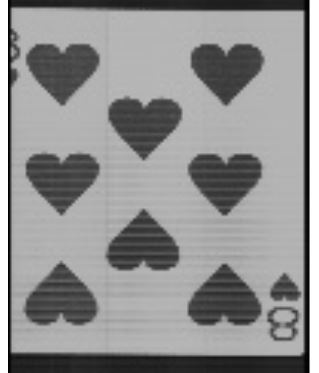
#> input picture OpenCV-Playing-Card-Detector-master/heart8.JPG, 319 x 373 px, found by its file name
$ python test.py   (older library calls are emulated)
#> lines starting #> are read from the running program, lines starting #| are printed output that depends on the picture; after the words box and inside, x2 and y2 are one past the last pixel; in counts of white or black regions, pixels touching at a corner belong together
### OpenCV-Playing-Card-Detector-master/Cards.py
############## Playing Card Detector Functions ###############
#
# Author: Evan Juras
# Date: 9/5/17
# Description: Functions and classes for CardDetector.py that perform
# various steps of the card detection algorithm


# Import necessary packages
import numpy as np
import cv2
import time

### Constants ###

# Adaptive threshold levels
BKG_THRESH = 60
CARD_THRESH = 30

# Width and height of card corner, where rank and suit are
CORNER_WIDTH = 32
CORNER_HEIGHT = 84

# Dimensions of rank train images
RANK_WIDTH = 70
RANK_HEIGHT = 125

# Dimensions of suit train images
SUIT_WIDTH = 70
SUIT_HEIGHT = 100

RANK_DIFF_MAX = 2000
SUIT_DIFF_MAX = 700

CARD_MAX_AREA = 1200000
CARD_MIN_AREA = 10000

font = cv2.FONT_HERSHEY_SIMPLEX

### Structures to hold query card and train card information ###

class Query_card:
    """Structure to store information about query cards in the camera image."""

    def __init__(self):
        self.contour = [] # Contour of card
        self.width, self.height = 0, 0 # Width and height of card
        self.corner_pts = [] # Corner points of card
        self.center = [] # Center point of card
        self.warp = [] # 200x300, flattened, grayed, blurred image
        self.rank_img = [] # Thresholded, sized image of card's rank
        self.suit_img = [] # Thresholded, sized image of card's suit
        self.best_rank_match = "Unknown" # Best matched rank
        self.best_suit_match = "Unknown" # Best matched suit
        self.rank_diff = 0 # Difference between rank image and best matched train rank image
        self.suit_diff = 0 # Difference between suit image and best matched train suit image

class Train_ranks:
    """Structure to store information about train rank images."""

    def __init__(self):
        self.img = [] # Thresholded, sized rank image loaded from hard drive
        self.name = "Placeholder"

class Train_suits:
    """Structure to store information about train suit images."""

    def __init__(self):
        self.img = [] # Thresholded, sized suit image loaded from hard drive
        self.name = "Placeholder"

### Functions ###
def load_ranks(filepath):
    """Loads rank images from directory specified by filepath. Stores
    them in a list of Train_ranks objects."""

    train_ranks = []
    i = 0

    for Rank in ['Ace','Two','Three','Four','Five','Six','Seven',
                 'Eight','Nine','Ten','Jack','Queen','King']:
        train_ranks.append(Train_ranks())
        train_ranks[i].name = Rank
        filename = Rank + '.jpg'
        train_ranks[i].img = cv2.imread(filepath+filename, cv2.IMREAD_GRAYSCALE)
        i = i + 1
#> i = 1

    return train_ranks

def load_suits(filepath):
    """Loads suit images from directory specified by filepath. Stores
    them in a list of Train_suits objects."""

    train_suits = []
    i = 0

    for Suit in ['Spades','Diamonds','Clubs','Hearts']:
        train_suits.append(Train_suits())
        train_suits[i].name = Suit
        filename = Suit + '.jpg'
        train_suits[i].img = cv2.imread(filepath+filename, cv2.IMREAD_GRAYSCALE)
        i = i + 1

    return train_suits

def preprocess_image(image):
    """Returns a grayed, blurred, and adaptively thresholded camera image."""

    gray = cv2.cvtColor(image,cv2.COLOR_BGR2GRAY)
    blur = cv2.GaussianBlur(gray,(5,5),0)

    # The best threshold level depends on the ambient lighting conditions.
    # For bright lighting, a high threshold must be used to isolate the cards
    # from the background. For dim lighting, a low threshold must be used.
    # To make the card detector independent of lighting conditions, the
    # following adaptive threshold method is used.
    #
    # A background pixel in the center top of the image is sampled to determine
    # its intensity. The adaptive threshold is set at 50 (THRESH_ADDER) higher
    # than that. This allows the threshold to adapt to the lighting conditions.
    img_w, img_h = np.shape(image)[:2]
    bkg_level = gray[int(img_h/100)][int(img_w/2)]
    thresh_level = bkg_level + BKG_THRESH

    retval, thresh = cv2.threshold(blur,thresh_level,255,cv2.THRESH_BINARY)

    return thresh

def find_cards(thresh_image):
    """Finds all card-sized contours in a thresholded camera image.
    Returns the number of cards, and a list of card contours sorted
    from largest to smallest."""

    # Find contours and sort their indices by contour size
    # dummy,cnts,hier = cv2.findContours(thresh_image, cv2.RETR_TREE, cv2.CHAIN_APPROX_SIMPLE)
    cnts,hier = cv2.findContours(thresh_image, cv2.RETR_TREE, cv2.CHAIN_APPROX_SIMPLE)
    index_sort = sorted(range(len(cnts)), key=lambda i : cv2.contourArea(cnts[i]),reverse=True)

    # If there are no contours, do nothing
    if len(cnts) == 0:
        return [], []

    # Otherwise, initialize empty sorted contour and hierarchy lists
    cnts_sort = []
    hier_sort = []
    cnt_is_card = np.zeros(len(cnts),dtype=int)

    # Fill empty lists with sorted contour and sorted hierarchy. Now,
    # the indices of the contour list still correspond with those of
    # the hierarchy list. The hierarchy array can be used to check if
    # the contours have parents or not.
    for i in index_sort:
        cnts_sort.append(cnts[i])
        hier_sort.append(hier[0][i])

    # Determine which of the contours are cards by applying the
    # following criteria: 1) Smaller area than the maximum card size,
    # 2), bigger area than the minimum card size, 3) have no parents,
    # and 4) have four corners
    print(len(cnts_sort))

    for i in range(len(cnts_sort)):
        size = cv2.contourArea(cnts_sort[i])
        peri = cv2.arcLength(cnts_sort[i],True)
        approx = cv2.approxPolyDP(cnts_sort[i],0.01*peri,True)
        print(size)
        if ((size < CARD_MAX_AREA) and (size > CARD_MIN_AREA)
            and (hier_sort[i][3] == -1) and (len(approx) == 4)):
            cnt_is_card[i] = 1

    return cnts_sort, cnt_is_card

def preprocess_card(contour, image):
    """Uses contour to find information about the query card. Isolates rank
    and suit images from the card."""

    # Initialize new Query_card object
    qCard = Query_card()

    qCard.contour = contour

    # Find perimeter of card and use it to approximate corner points
    peri = cv2.arcLength(contour,True)
    approx = cv2.approxPolyDP(contour,0.01*peri,True)
    pts = np.float32(approx)
    qCard.corner_pts = pts

    # Find width and height of card's bounding rectangle
    x,y,w,h = cv2.boundingRect(contour)
    qCard.width, qCard.height = w, h

    # Find center point of card by taking x and y average of the four corners.
    average = np.sum(pts, axis=0)/len(pts)
    cent_x = int(average[0][0])
    cent_y = int(average[0][1])
    qCard.center = [cent_x, cent_y]

    # Warp card into 200x300 flattened image using perspective transform
    qCard.warp = flattener(image, pts, w, h)

    # Grab corner of warped card image and do a 4x zoom
    Qcorner = qCard.warp[0:CORNER_HEIGHT, 0:CORNER_WIDTH]
    Qcorner_zoom = cv2.resize(Qcorner, (0,0), fx=4, fy=4)

    # Sample known white pixel intensity to determine good threshold level
    white_level = Qcorner_zoom[15,int((CORNER_WIDTH*4)/2)]
    thresh_level = white_level - CARD_THRESH
    if (thresh_level <= 0):
        thresh_level = 1
    retval, query_thresh = cv2.threshold(Qcorner_zoom, thresh_level, 255, cv2. THRESH_BINARY_INV)

    # Split in to top and bottom half (top shows rank, bottom shows suit)
    Qrank = query_thresh[20:185, 0:128]
    Qsuit = query_thresh[186:336, 0:128]

    # Find rank contour and bounding rectangle, isolate and find largest contour
    Qrank_cnts, hier = cv2.findContours(Qrank, cv2.RETR_TREE,cv2.CHAIN_APPROX_SIMPLE)
    Qrank_cnts = sorted(Qrank_cnts, key=cv2.contourArea,reverse=True)

    # Find bounding rectangle for largest contour, use it to resize query rank
    # image to match dimensions of the train rank image
    if len(Qrank_cnts) != 0:
        x1,y1,w1,h1 = cv2.boundingRect(Qrank_cnts[0])
        Qrank_roi = Qrank[y1:y1+h1, x1:x1+w1]
        Qrank_sized = cv2.resize(Qrank_roi, (RANK_WIDTH,RANK_HEIGHT), 0, 0)
        qCard.rank_img = Qrank_sized

    # Find suit contour and bounding rectangle, isolate and find largest contour
    Qsuit_cnts, hier = cv2.findContours(Qsuit, cv2.RETR_TREE,cv2.CHAIN_APPROX_SIMPLE)
    Qsuit_cnts = sorted(Qsuit_cnts, key=cv2.contourArea,reverse=True)

    # Find bounding rectangle for largest contour, use it to resize query suit
    # image to match dimensions of the train suit image
    if len(Qsuit_cnts) != 0:
        x2,y2,w2,h2 = cv2.boundingRect(Qsuit_cnts[0])
        Qsuit_roi = Qsuit[y2:y2+h2, x2:x2+w2]
        Qsuit_sized = cv2.resize(Qsuit_roi, (SUIT_WIDTH, SUIT_HEIGHT), 0, 0)
        qCard.suit_img = Qsuit_sized

    return qCard

def match_card(qCard, train_ranks, train_suits):
    """Finds best rank and suit matches for the query card. Differences
    the query card rank and suit images with the train rank and suit images.
    The best match is the rank or suit image that has the least difference."""

    best_rank_match_diff = 10000
    best_suit_match_diff = 10000
    best_rank_match_name = "Unknown"
    best_suit_match_name = "Unknown"
    i = 0

    # If no contours were found in query card in preprocess_card function,
    # the img size is zero, so skip the differencing process
    # (card will be left as Unknown)
    if (len(qCard.rank_img) != 0) and (len(qCard.suit_img) != 0):

        # Difference the query card rank image from each of the train rank images,
        # and store the result with the least difference
        for Trank in train_ranks:

                diff_img = cv2.absdiff(qCard.rank_img, Trank.img)
                rank_diff = int(np.sum(diff_img)/255)

                if rank_diff < best_rank_match_diff:
                    best_rank_diff_img = diff_img
                    best_rank_match_diff = rank_diff
                    best_rank_name = Trank.name

        # Same process with suit images
        for Tsuit in train_suits:

                diff_img = cv2.absdiff(qCard.suit_img, Tsuit.img)
                suit_diff = int(np.sum(diff_img)/255)

                if suit_diff < best_suit_match_diff:
                    best_suit_diff_img = diff_img
                    best_suit_match_diff = suit_diff
                    best_suit_name = Tsuit.name

    # Combine best rank match and best suit match to get query card's identity.
    # If the best matches have too high of a difference value, card identity
    # is still Unknown
    if (best_rank_match_diff < RANK_DIFF_MAX):
        best_rank_match_name = best_rank_name

    if (best_suit_match_diff < SUIT_DIFF_MAX):
        best_suit_match_name = best_suit_name

    # Return the identiy of the card and the quality of the suit and rank match
    print(best_rank_match_name, best_suit_match_name, best_rank_match_diff, best_suit_match_diff)
    return best_rank_match_name, best_suit_match_name, best_rank_match_diff, best_suit_match_diff


# [25 lines left out: function draw_results, not called in this run]

def flattener(image, pts, w, h):
    """Flattens an image of a card into a top-down 200x300 perspective.
    Returns the flattened, re-sized, grayed image.
    See www.pyimagesearch.com/2014/08/25/4-point-opencv-getperspective-transform-example/"""
    temp_rect = np.zeros((4,2), dtype = "float32")

    s = np.sum(pts, axis = 2)

    tl = pts[np.argmin(s)]
    br = pts[np.argmax(s)]

    diff = np.diff(pts, axis = -1)
    tr = pts[np.argmin(diff)]
    bl = pts[np.argmax(diff)]

    # Need to create an array listing points in order of
    # [top left, top right, bottom right, bottom left]
    # before doing the perspective transform

    if w <= 0.8*h: # If card is vertically oriented
        temp_rect[0] = tl
        temp_rect[1] = tr
        temp_rect[2] = br
        temp_rect[3] = bl

    if w >= 1.2*h: # If card is horizontally oriented
        temp_rect[0] = bl
        temp_rect[1] = tl
        temp_rect[2] = tr
        temp_rect[3] = br

    # If the card is 'diamond' oriented, a different algorithm
    # has to be used to identify which point is top left, top right
    # bottom left, and bottom right.

    if w > 0.8*h and w < 1.2*h: #If card is diamond oriented
        # If furthest left point is higher than furthest right point,
        # card is tilted to the left.
        if pts[1][0][1] <= pts[3][0][1]:
            # If card is titled to the left, approxPolyDP returns points
            # in this order: top right, top left, bottom left, bottom right
            temp_rect[0] = pts[1][0] # Top left
            temp_rect[1] = pts[0][0] # Top right
            temp_rect[2] = pts[3][0] # Bottom right
            temp_rect[3] = pts[2][0] # Bottom left

        # If furthest left point is lower than furthest right point,
        # card is tilted to the right
        if pts[1][0][1] > pts[3][0][1]:
            # If card is titled to the right, approxPolyDP returns points
            # in this order: top left, bottom left, bottom right, top right
            temp_rect[0] = pts[0][0] # Top left
            temp_rect[1] = pts[3][0] # Top right
            temp_rect[2] = pts[2][0] # Bottom right
            temp_rect[3] = pts[1][0] # Bottom left


    maxWidth = 200
    maxHeight = 300

    # Create destination array, calculate perspective transform matrix,
    # and warp card image
    dst = np.array([[0,0],[maxWidth-1,0],[maxWidth-1,maxHeight-1],[0, maxHeight-1]], np.float32)
    M = cv2.getPerspectiveTransform(temp_rect,dst)
    warp = cv2.warpPerspective(image, M, (maxWidth, maxHeight))
    warp = cv2.cvtColor(warp,cv2.COLOR_BGR2GRAY)


    return warp

### OpenCV-Playing-Card-Detector-master/test.py
import cv2
import numpy as np
import time
import os
import Cards

font = cv2.FONT_HERSHEY_SIMPLEX

path = os.path.dirname(os.path.abspath(__file__))
train_ranks = Cards.load_ranks( path + '/Card_Imgs/')
#> train_ranks = 13 items
train_suits = Cards.load_suits( path + '/Card_Imgs/')
#> in load_suits, `i = i + 1`: i = 1
#> train_suits = 4 items

file_name='heart8.jpg'

cam_quit = 0

while cam_quit == 0:
    image = cv2.imread(file_name)
#> image is the input picture: shape (373, 319, 3); min 0, max 255, mean 144.2
    pre_proc = Cards.preprocess_image(image)
#> in preprocess_image, `bkg_level = gray[int(img_h/100)][int(img_w/2)]`: bkg_level = 33
#> in preprocess_image, `thresh_level = bkg_level + BKG_THRESH`: thresh_level = 93
#> in preprocess_image, `retval, thresh = cv2.threshold(blur,thresh_level,255,cv2.THRESH_BINARY)`:
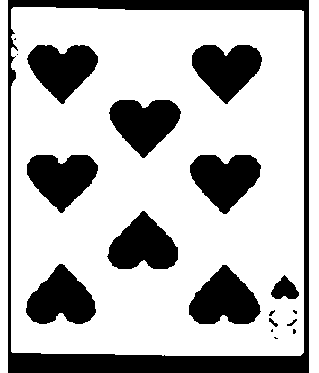
#> thresh: shape (373, 319); 72.2% white; 19 black regions (7 under 20 px)
    cnts_sort, cnt_is_card = Cards.find_cards(pre_proc)
#> in find_cards, `cnts,hier = cv2.findContours(thresh_image, cv2.RETR_TREE, cv2.CHAIN_AP..`: cnts = 22 contours, 7 with area under 20; largest, box (x1, y1, x2, y2) and area: (11, 7, 304, 356) 100566, (309, 0, 319, 373) 3348, (188, 264, 262, 325) 2852, (189, 154, 262, 215) 2818, (25, 263, 97, 325) 2791
#> in find_cards, `index_sort = sorted(range(len(cnts)), key=lambda i : cv2.contourArea(c..`: index_sort = [0, 20, 9, 12, 10, 14, 17, 13, 11, 18, 21, 8, 5, 4, 7, 2, 6, 1, 3, 19, 15, 16]
#> in find_cards, `cnt_is_card = np.zeros(len(cnts),dtype=int)`: cnt_is_card = 22 values from 0 to 0
#> the loop in find_cards, `for i in index_sort:` made 22 passes
#> i on passes 2 to 13: 20, 9, 12, 10, 14, 17, 13, 11, 18, 21, 8, 5
#> after the loop in find_cards, `for i in index_sort:`: cnts_sort has the same summary as cnts
#| 22
#> the loop in find_cards, `for i in range(len(cnts_sort)):` made 22 passes
#> (size, peri) on passes 3, 4, 5, 6, 7, 8, 9, 10, 12, 13, 14, 15: (2851.5, 231.9), (2818.5, 226.4), (2791, 230.9), (2769.5, 223.2), (2764.5, 224.8), (2757, 227.3), (2755.5, 226.7), (2719.5, 225.7), (453, 90.57), (44.5, 31.21), (38.5, 30.38), (26, 22.14)
#> (size, peri, approx) on passes 1, 2, 11, 21, 22: (100566, 1301.9, [[13, 7], [11, 351], [300, 355], [303, 11]]), (3348, 762, [[309, 0], [309, 372], [318, 372], [318, 0]]), (2604, 758, [[0, 0], [7, 372]]), (2, 5.66, [[14, 56], [15, 55], [16, 56], [15, 57]]), (2, 5.66, [[16, 54], [17, 53], [18, 54], [17, 55]])
#| 100566.0
#| 3348.0
#| 2851.5
#| 2818.5
#| 2791.0
#| 2769.5
#| 2764.5
#| 2757.0
#> (further printed lines are left out)
#> after the loop in find_cards, `for i in range(len(cnts_sort)):`: cnt_is_card = 22 values, max 1 at index 0, min 0 at index 1, mean 0.0455
#> cnts_sort has the same summary as cnts in find_cards
    print(len(cnts_sort))
#| 22
    cards = []
    k = 0

        # For each contour detected:
    for i in range(len(cnts_sort)):
        if (cnt_is_card[i] == 1):

            # Create a card object from the contour and append it to the list of cards.
            # preprocess_card function takes the card contour and contour and
            # determines the cards properties (corner points, etc). It generates a
            # flattened 200x300 image of the card, and isolates the card's
            # suit and rank from the image.
            cards.append(Cards.preprocess_card(cnts_sort[i],image))

            # Find the best rank and suit match for the card.
#> (the run stopped early here; a loop or call above may not have finished)
